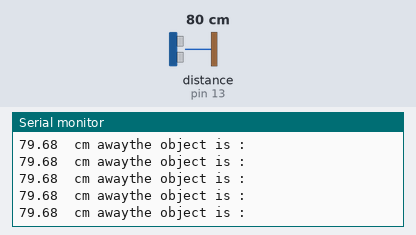
Bench run of a sketch on a simulated Arduino Uno, built with avr-gcc and run on an emulated ATmega328P. On the bench: the last lines printed to the serial monitor. Wiring (inferred from the names in the program): ultrasonic range finder: trigger pin 7; echo pin 13. The inputs (shaded band) are chosen by the test bench; at power-on: distance to the obstacle (sensor on pin 13) 80 cm. The echo pulse lasts 58.3 µs per cm.

Above: at 1.2 s.
1.3 s: distance to the obstacle (sensor on pin 13) set to 18 cm
At 1.62 s:
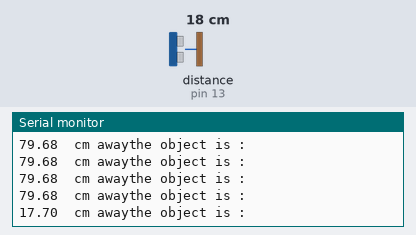
4.3 s: distance to the obstacle (sensor on pin 13) set to 2 cm
At 4.45 s:
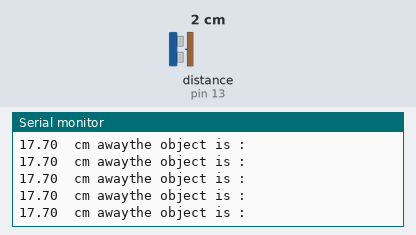
Timing chart, 0 to 7.3 s (numbered marks = the images above; inputs shaded):
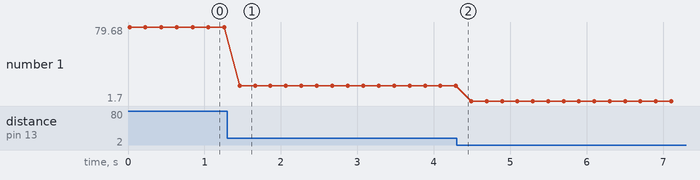

Measured:
- after the input at 1.3 s, the serial monitor: prints a new line after 0.16 s (image 1)
- plotted number 1: 79.68 → 17.7 after the input at 1.3 s, 17.7 → 1.7 after the input at 4.3 s

The sketch:

distance.ino
```cpp
const int echo = 13;
const int trigger =7;

void setup() {
  pinMode(echo, INPUT);
  pinMode(trigger, OUTPUT);
  Serial.begin(9600);
}

void loop() {
digitalWrite(trigger , LOW);
delayMicroseconds(3);
digitalWrite(trigger, HIGH);
delayMicroseconds(10);
digitalWrite(trigger , LOW);

unsigned long duration = pulseIn(echo, HIGH);
float distance = (duration * 0.0343) / 2;
Serial.println("the object is :");
Serial.print(distance);
Serial.print("  cm away");
delay(200);
}
```
